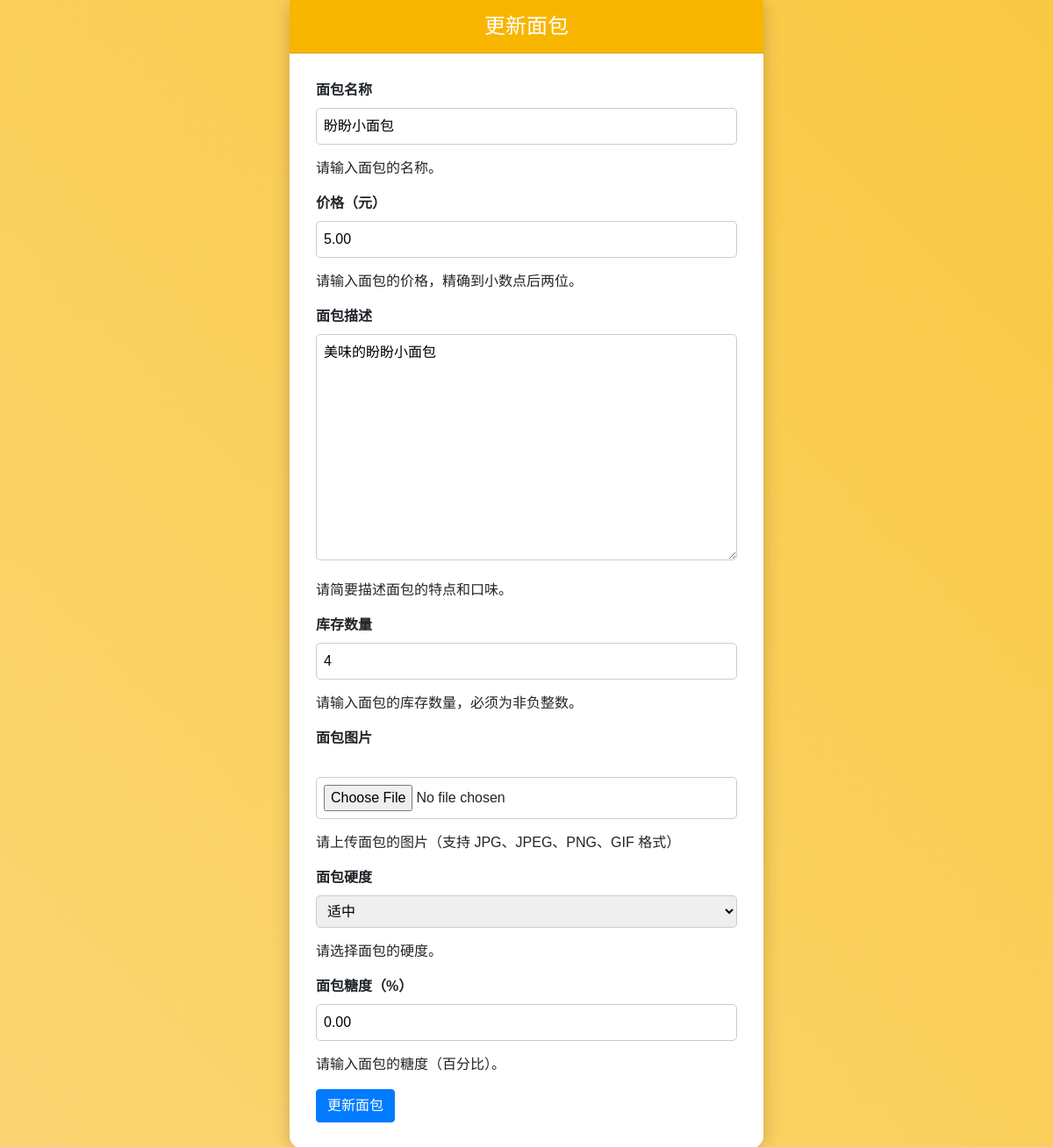
/breads/breads/11/update/ (signed in), run on the app's committed database.
### bread_management/models.py (models this page shows, shortened)
class Bread(models.Model):
    name = models.CharField(max_length=100)
    price = models.DecimalField(max_digits=5, decimal_places=2)
    description = models.TextField()
    stock = models.IntegerField(default=0)
    image = models.ImageField(upload_to=bread_image_upload_path, blank=True, null=True)
    HARDNESS_CHOICES = [
        ('soft', '软乎'),
        ('moderate', '适中'),
        ('hardish', '偏硬'),
        ('hard', '硬'),
    ]
    hardness = models.CharField(max_length=10, choices=HARDNESS_CHOICES, default='moderate')
    sugar_content = models.DecimalField(max_digits=5, decimal_places=2, default=0.0)
    class Meta:
        default_permissions = ('add', 'change', 'delete', 'view')
        permissions = [
            ('can_view_special_bread', 'Can view special bread'),  # 自定义权限，用于查看特殊面包
        ]

### bread_management/views.py (the view)
# urls.py: path('breads/<int:bread_id>/update/', views.update_bread, name='update_bread'),
@login_required
@permission_required('bread_management.change_bread')
def update_bread(request, bread_id):
    bread = get_object_or_404(Bread, id=bread_id)
    if request.method == 'POST':
        form = BreadForm(request.POST, request.FILES, instance=bread)
        if form.is_valid():
            form.save()
            return redirect('bread_list')
    else:
        form = BreadForm(instance=bread)
    return render(request, 'bread_management/update_bread.html', {'form': form})

### bread_management/templates/bread_management/update_bread.html (shortened to what this page needs)
<!DOCTYPE html>
<html lang="zh-CN">
<head>
    <link rel="stylesheet" href="https://stackpath.bootstrapcdn.com/bootstrap/4.5.2/css/bootstrap.min.css">
</head>
<body>
    <div class="container">
        <div class="row justify-content-center">
            <div class="col-md-6">
                <div class="card">
                    <div class="card-header">
                        更新面包
                    </div>
                    <div class="card-body">
                        <form method="post" enctype="multipart/form-data">
                            <label for="{{ form.name.id_for_label }}">{{ form.name.label }}</label>
                            {{ form.name }}
                            <p class="help-text">{{ form.name.help_text }}</p>
                            <label for="{{ form.price.id_for_label }}">{{ form.price.label }}</label>
                            {{ form.price }}
                            <p class="help-text">{{ form.price.help_text }}</p>
                            <label for="{{ form.description.id_for_label }}">{{ form.description.label }}</label>
                            {{ form.description }}
                            <p class="help-text">{{ form.description.help_text }}</p>
                            <label for="{{ form.stock.id_for_label }}">{{ form.stock.label }}</label>
                            {{ form.stock }}
                            <p class="help-text">{{ form.stock.help_text }}</p>
                            <label for="{{ form.image.id_for_label }}">{{ form.image.label }}</label>
                            {{ form.image }}
                            <p class="help-text">{{ form.image.help_text }}</p>
                            <label for="{{ form.hardness.id_for_label }}">{{ form.hardness.label }}</label>
                            {{ form.hardness }}
                            <p class="help-text">{{ form.hardness.help_text }}</p>
                            <label for="{{ form.sugar_content.id_for_label }}">{{ form.sugar_content.label }}</label>
                            {{ form.sugar_content }}
                            <p class="help-text">{{ form.sugar_content.help_text }}</p>
                            <button type="submit" class="btn btn-primary">更新面包</button>
                        </form>
                    </div>
                </div>
            </div>
        </div>
    </div>
</body>
</html>

### bread_management/templates/custom_image_field.html (shortened to what this page needs)
<div class="custom-image-field-container">
    <input type="{{ widget.type }}" name="{{ widget.name }}"{% if widget.value != None %} value="{{ widget.value }}"{% endif %}{% include "django/forms/widgets/attrs.html" %}>
</div>

### bread_management/templates/bread_management/update_bread.html (style rules this page uses)
body { background: linear-gradient(45deg, #fceabb, #f8b500); background-size: 400% 400%; animation: gradientAnimation 15s ease infinite; display: flex; justify-content: center; align-items: center; min-height: 100vh; margin: 0; font-family: 'Comic Sans MS', cursive, sans-serif; }
.card { border-radius: 15px; box-shadow: 0 0 20px rgba(0, 0, 0, 0.2); border: none; }
.card-header { background-color: #f8b500; color: white; border-top-left-radius: 15px; border-top-right-radius: 15px; text-align: center; font-size: 1.5rem; }
.card-body { padding: 30px; }
form label { font-weight: bold; }
form input, form textarea, form select { border-radius: 5px; border: 1px solid #ccc; padding: 8px; width: 100%; margin-bottom: 15px; }
form button { background-color: #f8b500; border: none; border-radius: 5px; padding: 10px 20px; color: white; font-size: 1rem; transition: background-color 0.3s ease; }

### data on the page
Bread: name "盼盼小面包", price "5.00", description "美味的盼盼小面包", stock "4", hardness "适中", sugar_content "0.00"
